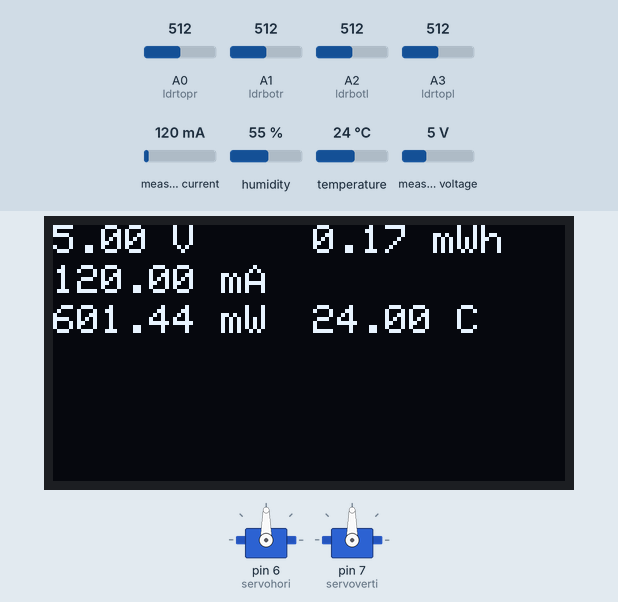
A sketch run on a simulated Arduino Uno, built with avr-gcc and run on an emulated ATmega328P. On the bench: 128×64 one-colour display, 2 × servo. Inputs (shaded band) come from the test bench; at power-on: A0 (ldrtopr) = 512, A1 (ldrbotr) = 512, A2 (ldrbotl) = 512, A3 (ldrtopl) = 512, measured current 120 mA, humidity 55 %, temperature 24 °C, measured voltage 5 V. WiFi joins after 1.5 s; servers stay silent unless stated; what the sketch prints to the serial monitor is not drawn.

Above: at 3.8 s.
3.9 s: A0 (ldrtopr) set to 520
At 5.39 s:
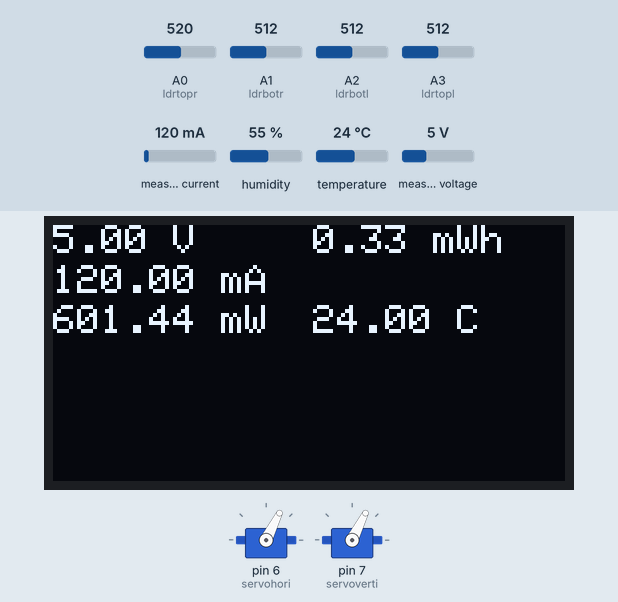
6.1 s: A1 (ldrbotr) set to 520
At 6.61 s:
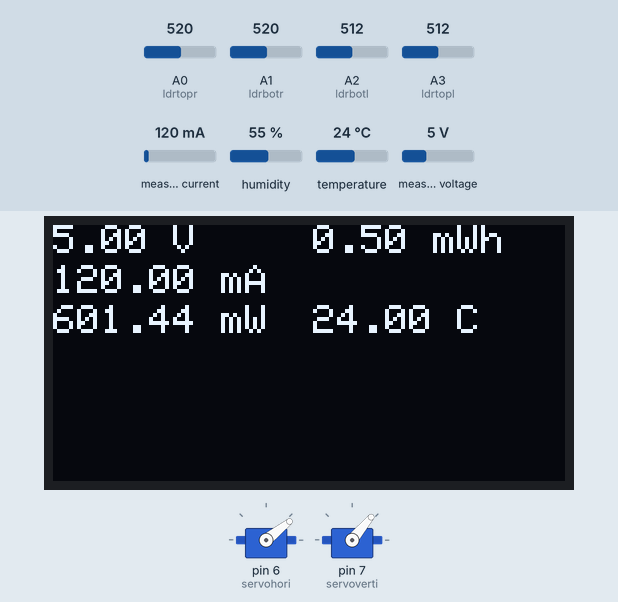
8.2 s: A2 (ldrbotl) set to 523
At 8.94 s:
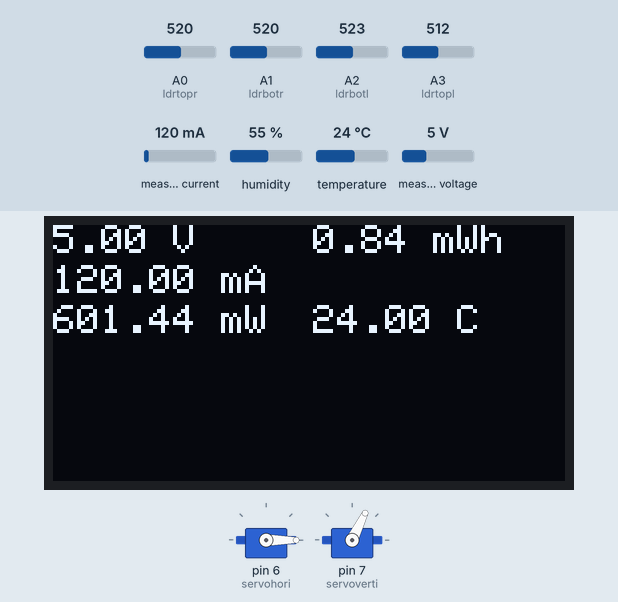
10.3 s: A3 (ldrtopl) set to 716
At 11.64 s:
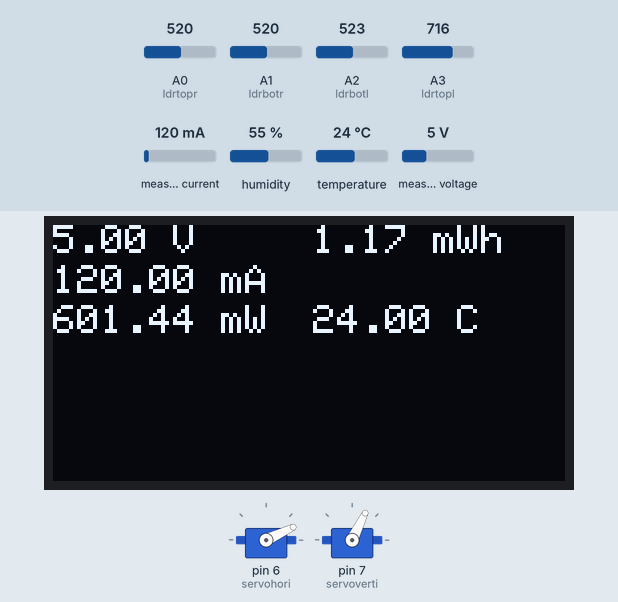
12.9 s: A2 (ldrbotl) set to 716
At 14.07 s:
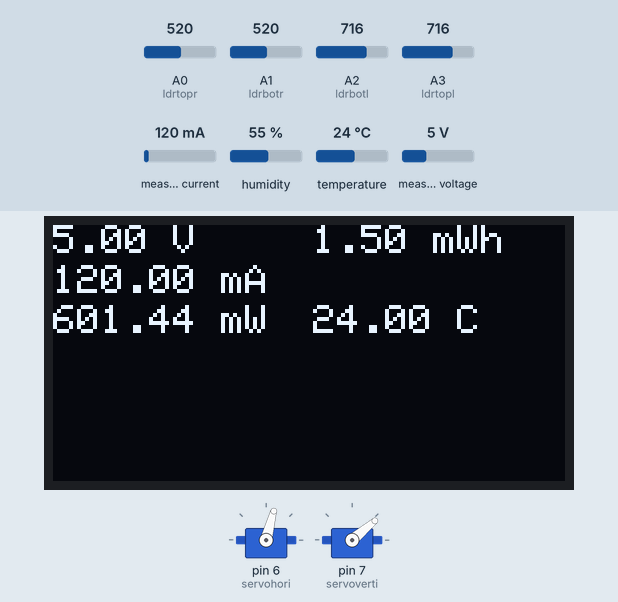
15.0 s: A0 (ldrtopr) set to 306
At 15.2 s:
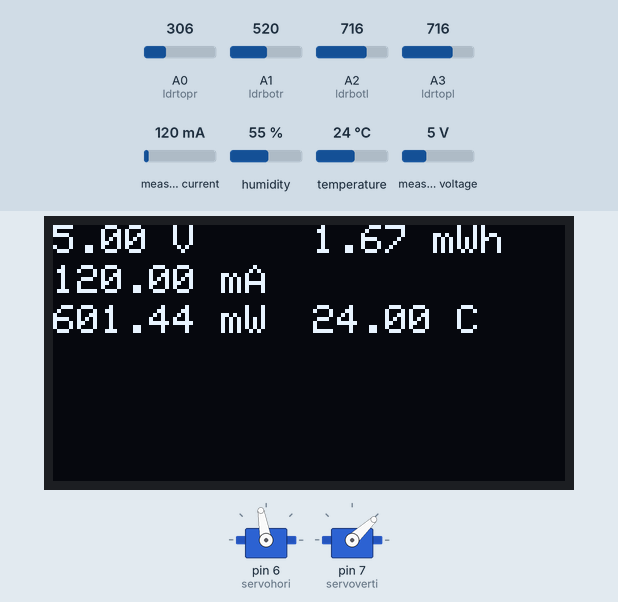
Timing chart, 0 to 19.8 s (numbered marks = the images above; inputs shaded):
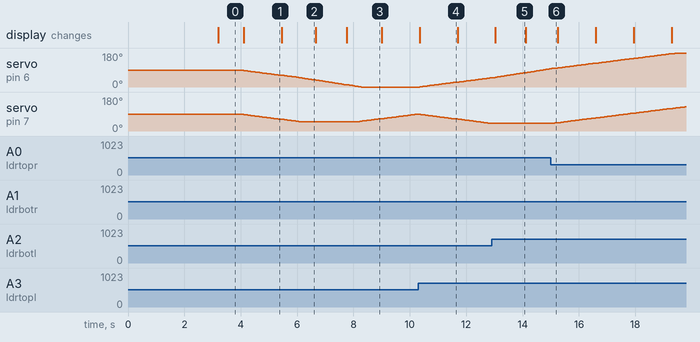

Measured:
- the behaviour switches between 513 and 514 on A0 (ldrtopr) (found by bisection; images 0 and 1)
- the behaviour switches between 519 and 520 on A1 (ldrbotr) (found by bisection; images 1 and 2)
- the behaviour switches between 513 and 514 on A2 (ldrbotl) (found by bisection; images 2 and 3)
- after the input at 3.9 s, servo on pin 6 (servohori), servo on pin 7 (servoverti): moves from 90° to 50° over 2.1 s, starting at once
- after the input at 6.1 s, servo on pin 7 (servoverti): stays 50° (without the input it goes to 49° after 0.01 s)
- after the input at 8.2 s, servo on pin 7 (servoverti): moves from 50° to 89° over 2.0 s, starting at once
- after the input at 10.3 s, servo on pin 6 (servohori): moves from 0° to 49° over 2.5 s, starting after 0.05 s
- after the input at 12.9 s, servo on pin 7 (servoverti): stays 40° (without the input it goes to 39° after 0.02 s)
- after the input at 15.0 s, servo on pin 7 (servoverti): moves from 40° to 128° over 4.7 s, starting at once

The sketch:

FINALSolarPanel.ino
```cpp
#include <Servo.h>
#include <Wire.h>
#include <Adafruit_INA219.h>
#include <Adafruit_SSD1306.h>
#include <dht.h>
#include <SoftwareSerial.h>

//----------------------------------------------------------
//the next 4 lines look really complicated but they are just to set up the wireless connection with the app
#define BLYNK_PRINT DebugSerial
SoftwareSerial DebugSerial(2, 3); // RX, TX
char auth[] = "oPjH1NjEcitLKorij1H9qdy4M13NU_yZ";
#include <BlynkSimpleStream.h>
//----------------------------------------------------------


Adafruit_INA219 ina219; //Current sensor
#define OLED_RESET 4
Adafruit_SSD1306 display(OLED_RESET); //OLED display

dht DHT; //temperature sensor
#define DHT11_PIN 11


//defining Servos
Servo servohori; //horizontal servo
int servoh = 0;
int servohLimitHigh = 160;
int servohLimitLow = 20;

Servo servoverti; //Vertical Servo
int servov = 0;
int servovLimitHigh = 160;
int servovLimitLow = 20;

//Assigning LDRs
int ldrtopl = 3; //top left LDR white
int ldrtopr = 0; //top right LDR blue
int ldrbotl = 2; // bottom left LDR black
int ldrbotr = 1; // bottom right LDR orange

float shuntvoltage = 0; // value returned by INA219
float busvoltage = 0; // value returned by INA219
float loadvoltage = 0;
float current_mA = 0; // value returned by INA219
float power = 0;
unsigned long previousMillis = 0;
unsigned long interval = 100;
float energy = 0;
float temperature=0;

int refreshrate = 25; //higher means faster panel
int cycle;


 void setup ()
 {
  ina219.begin();
  display.begin(SSD1306_SWITCHCAPVCC, 0x3C);
  display.clearDisplay();
  display.setTextColor(WHITE);
  display.setTextSize(1);
  display.display();

  servohori.attach(6);   //attach servo to digital pin 6
  servohori.write(90);
  servoverti.attach(7);  //attach servo to digital pin 7
  servoverti.write(90);
  delay(500);

  DebugSerial.begin(9600);
  Serial.begin(9600);
  Blynk.begin(Serial, auth);
 }


void loop()
{
  Blynk.run();

  servoh = servohori.read();
  servov = servoverti.read();

  //capturing analog values of each LDR
  int topl = analogRead(ldrtopl);
  int topr = analogRead(ldrtopr);
  int botl = analogRead(ldrbotl);
  int botr = analogRead(ldrbotr);

  //print values (this is just for me to see them during testing)
  Serial.println(topl);
  Serial.println(topr);
  Serial.println(botl);
  Serial.println(botr);

  // calculating averages
  int avgtop = (topl + topr) / 2; //average of top LDRs
  int avgbot = (botl + botr) / 2; //average of bottom LDRs
  int avgleft = (topl + botl) / 2; //average of left LDRs
  int avgright = (topr + botr) / 2; //average of right LDRs


  //if light is coming from the bottom direction
  if (avgtop < avgbot)
  {
    servoverti.write(servov +1);
    if (servov > servovLimitHigh)
     {
      servov = servovLimitHigh;
     }
    delay(10);
  }

  //if light is coming from the top direction
  else if (avgbot < avgtop)
  {
    servoverti.write(servov -1);
    if (servov < servovLimitLow)
  {
    servov = servovLimitLow;
  }
    delay(10);
  }
  else
  {
    servoverti.write(servov);
  }


  //if light is coming from the left direction
  if (avgleft > avgright)
  {
    servohori.write(servoh +1);
    if (servoh > servohLimitHigh)
    {
    servoh = servohLimitHigh;
    }
    delay(10);
  }

  //if light is coming from the right direction
  else if (avgright > avgleft)
  {
    servohori.write(servoh -1);
    if (servoh < servohLimitLow)
     {
     servoh = servohLimitLow;
     }
    delay(10);
  }
  else
  {
    servohori.write(servoh);
  }
  delay(30);

//-------------------------------------------------------------- Calculator

  cycle++;
  if(cycle == refreshrate){

        unsigned long currentMillis = millis();
          if (currentMillis - previousMillis >= interval)
          {
            previousMillis = currentMillis;
            read_sensor_data();
            display_data();
              }
      cycle = 0;
  }


}


void read_sensor_data(){  //reads data from the INA219
      shuntvoltage = ina219.getShuntVoltage_mV();
      busvoltage = ina219.getBusVoltage_V();
      current_mA = ina219.getCurrent_mA();

      loadvoltage = busvoltage + (shuntvoltage / 1000);
      energy = energy + loadvoltage * current_mA / 3600; //not sure if this calculation is right
      power = loadvoltage*current_mA;

      //read temperature sensor
      int chk = DHT.read11(DHT11_PIN);
      temperature = DHT.temperature;
}

void display_data(){   // show values from the above method on the OLED

      display.clearDisplay();
      display.setCursor(0, 0);
      display.print(busvoltage);
      display.print(" V");

      display.setCursor(0, 10);
      display.print(current_mA);
      display.print(" mA");

      display.setCursor(0, 20);
      display.print(power);
      display.print(" mW");

      display.setCursor(65,0);
      display.print(energy);
      display.println(" mWh");

      display.setCursor(65,20);
      display.print(temperature);
      display.println(" C");

      display.display();
 }
```
